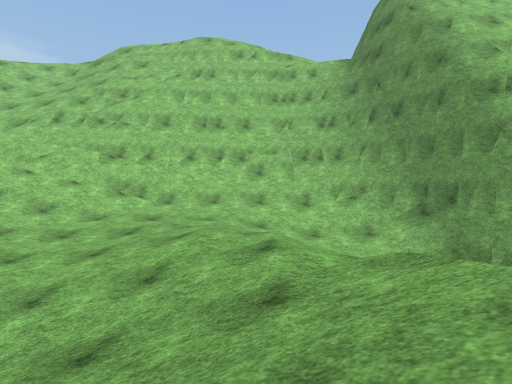
View 1 (above)

15 first-person views from a walk through a scene from a Unity 3-D project. The camera is 1.2 m above the floor, looks level and sees 80° across. The floor is counted in squares, 2 m on a side. Each view is taken from the middle of a square. On the plan, view 1 faces up. The plan holds only what a view shows up to about 9 squares ahead; the rest is blank. The place goes on beyond the plan. Surface patterns are stand-ins for the level's own textures.

View 2
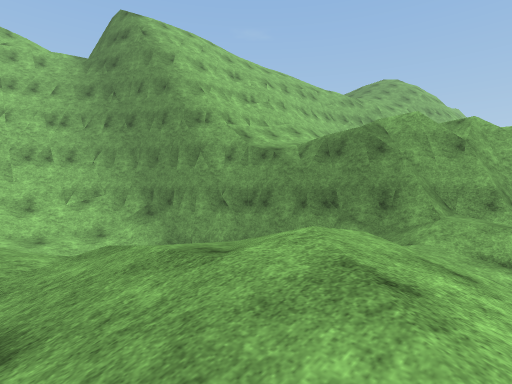

View 3
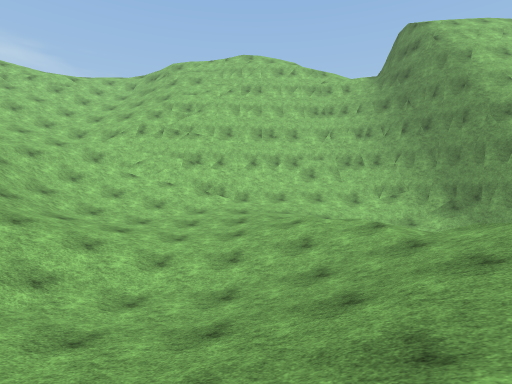

View 4
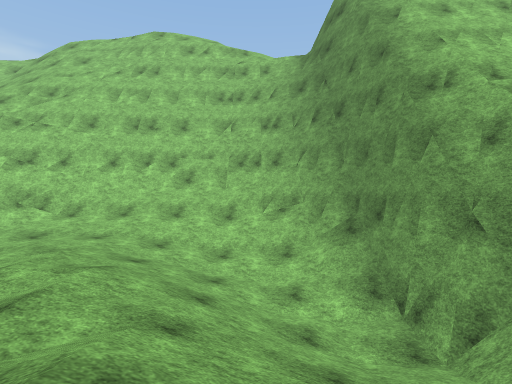

View 5
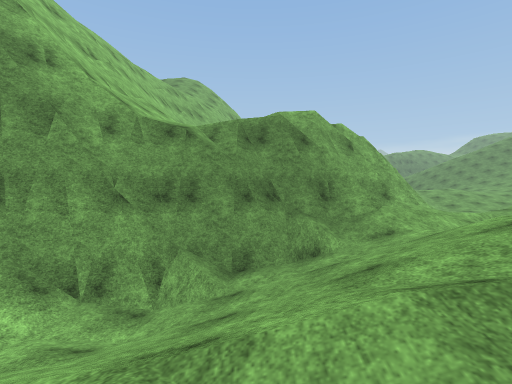

View 6
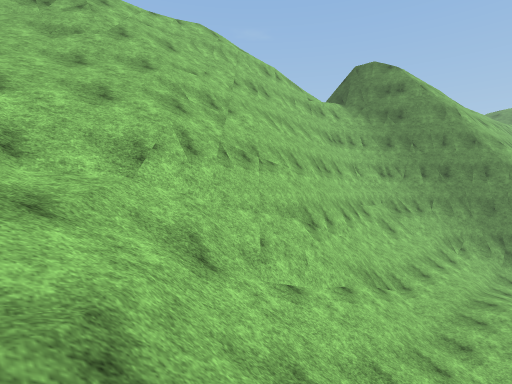

View 7
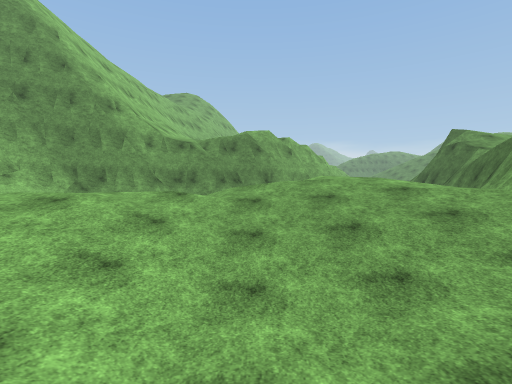

View 8
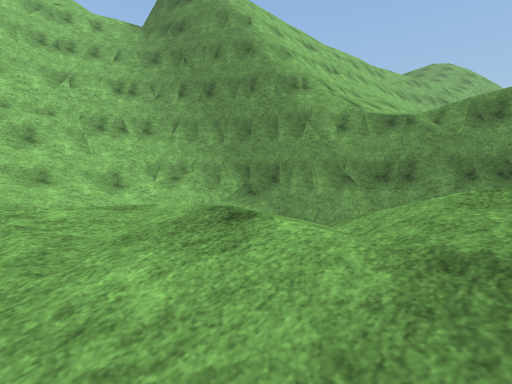

View 9
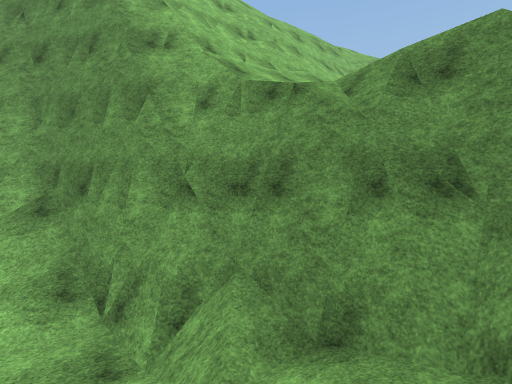

View 10
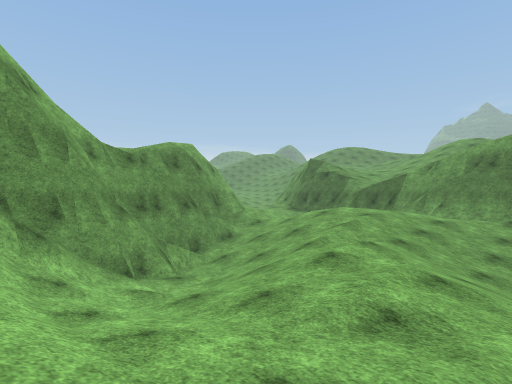

View 11
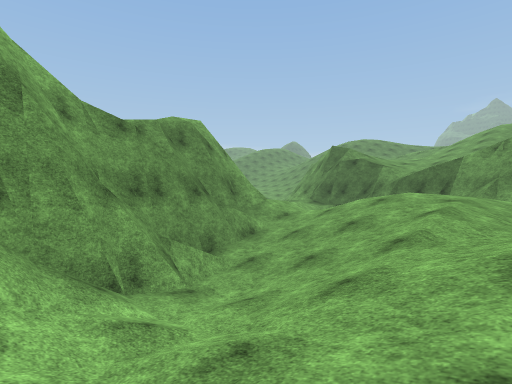

View 12
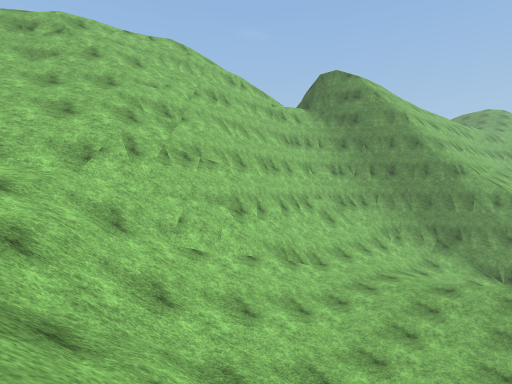

View 13
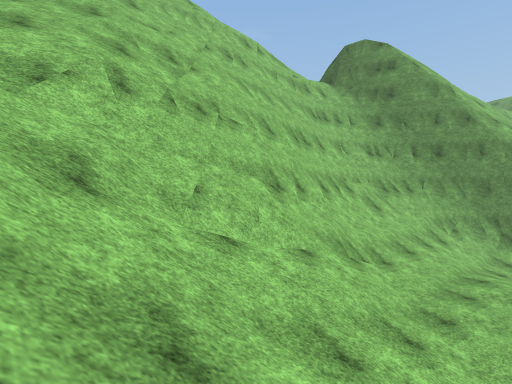

View 14
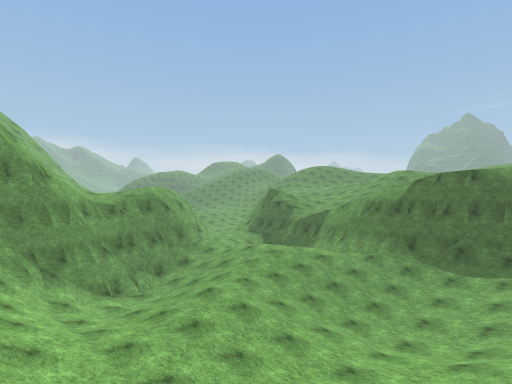

View 15
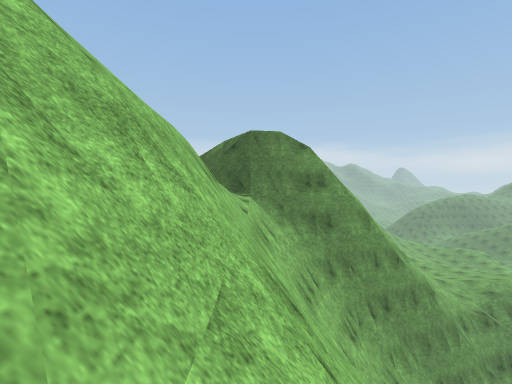

### Floor plan
Key: @ floor where view 1 was taken; # wall or solid block; x gap in a wall; . main floor; - floor 0.5 m lower than the main floor; : floor 0.75 m higher than the main floor; _ floor 0.75 m lower than the main floor; < floor 1.25 m lower than the main floor; ( floor 1.5 m lower than the main floor; ! floor 2 m lower than the main floor; + floor 12 m higher than the main floor; / step, stairs or slope; = window, fence, low wall or low ledge; v drop or lower ground.
Columns run from 9 left of view 1 to 11 right of it. Each row starts with its distance up from view 1.
 15  #####
 14  =##=##vvvv=
 13  //////vvvvv+
 12  ///#=vvv  vvx
 11 ////=#   ####
 10 //########/##
  9 /////#//////##
  8 ////////////######vv
  7 //////...-///########
  6 /////--..////##v////
  5 ////-__-..//!##v///
  4 / ////_//.////##=
  3    ///////////##v/
  2    //(((_//////##/
  1     //(////:///##v/
  0     //<//@:///-/##v
 -1     //_//.//////.##
 -2     // /..
 -3         ###/
 -4         v ###

Positions as (right, up) in squares from view 1, and headings:
1: (0, 0), facing up
2: (0, -1), facing up-right
3: (-2, -2), facing up
4: (2, 1), facing up
5: (0, 3), facing right
6: (-9, 6), facing up-right
7: (-5, 2), facing right
8: (-1, 2), facing up-right
9: (3, 2), facing up-right
10: (-2, 8), facing down-right
11: (0, 7), facing down-right
12: (-9, 4), facing up-right
13: (-8, 6), facing up-right
14: (-6, 9), facing down-right
15: (-5, 13), facing right
